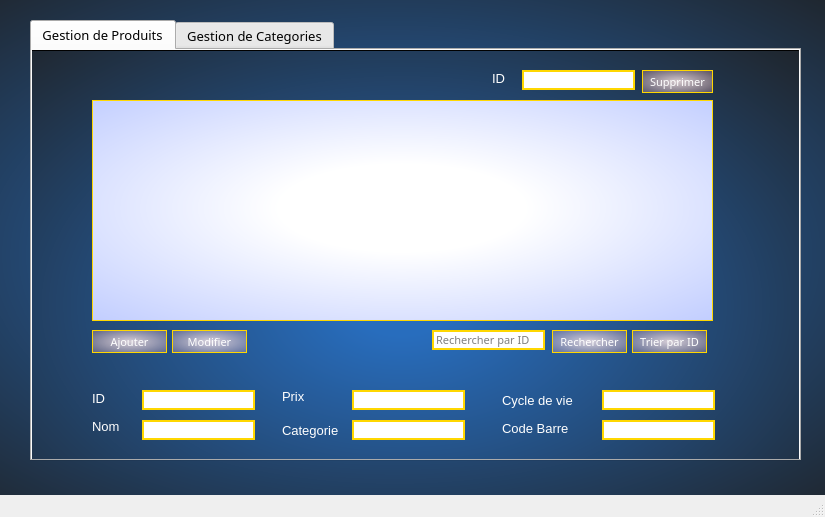
<?xml version="1.0" encoding="UTF-8"?>
<ui version="4.0">
 <class>prodcat</class>
 <widget class="QMainWindow" name="prodcat">
  <property name="geometry">
   <rect>
    <x>0</x>
    <y>0</y>
    <width>825</width>
    <height>517</height>
   </rect>
  </property>
  <property name="windowTitle">
   <string>MainWindow</string>
  </property>
  <widget class="QWidget" name="centralwidget">
   <widget class="QTabWidget" name="tabWidget">
    <property name="enabled">
     <bool>true</bool>
    </property>
    <property name="geometry">
     <rect>
      <x>30</x>
      <y>20</y>
      <width>771</width>
      <height>441</height>
     </rect>
    </property>
    <property name="font">
     <font>
      <family>DecoType Naskh Special</family>
      <pointsize>10</pointsize>
      <weight>50</weight>
      <bold>false</bold>
     </font>
    </property>
    <property name="styleSheet">
     <string notr="true"/>
    </property>
    <property name="currentIndex">
     <number>0</number>
    </property>
    <widget class="QWidget" name="tab">
     <attribute name="title">
      <string>Gestion de Produits</string>
     </attribute>
     <widget class="QLineEdit" name="lineEdit_prix">
      <property name="geometry">
       <rect>
        <x>320</x>
        <y>340</y>
        <width>113</width>
        <height>20</height>
       </rect>
      </property>
      <property name="styleSheet">
       <string notr="true">border:2px solid gold;</string>
      </property>
     </widget>
     <widget class="QLabel" name="label_11">
      <property name="geometry">
       <rect>
        <x>470</x>
        <y>370</y>
        <width>81</width>
        <height>16</height>
       </rect>
      </property>
      <property name="font">
       <font>
        <pointsize>10</pointsize>
       </font>
      </property>
      <property name="styleSheet">
       <string notr="true">color: rgb(255, 255, 255);</string>
      </property>
      <property name="text">
       <string>Code Barre</string>
      </property>
     </widget>
     <widget class="QLabel" name="label_3">
      <property name="geometry">
       <rect>
        <x>250</x>
        <y>340</y>
        <width>47</width>
        <height>13</height>
       </rect>
      </property>
      <property name="font">
       <font>
        <pointsize>10</pointsize>
       </font>
      </property>
      <property name="styleSheet">
       <string notr="true">color: rgb(255, 255, 255);</string>
      </property>
      <property name="text">
       <string>Prix</string>
      </property>
     </widget>
     <widget class="QLineEdit" name="lineEdit_codebarre">
      <property name="geometry">
       <rect>
        <x>570</x>
        <y>370</y>
        <width>113</width>
        <height>20</height>
       </rect>
      </property>
      <property name="styleSheet">
       <string notr="true">border:2px solid gold;</string>
      </property>
     </widget>
     <widget class="QLabel" name="label_4">
      <property name="geometry">
       <rect>
        <x>250</x>
        <y>370</y>
        <width>71</width>
        <height>20</height>
       </rect>
      </property>
      <property name="font">
       <font>
        <pointsize>10</pointsize>
       </font>
      </property>
      <property name="styleSheet">
       <string notr="true">color: rgb(255, 255, 255);</string>
      </property>
      <property name="text">
       <string>Categorie</string>
      </property>
     </widget>
     <widget class="QLabel" name="label">
      <property name="geometry">
       <rect>
        <x>60</x>
        <y>340</y>
        <width>51</width>
        <height>16</height>
       </rect>
      </property>
      <property name="font">
       <font>
        <pointsize>10</pointsize>
       </font>
      </property>
      <property name="styleSheet">
       <string notr="true">color: rgb(255, 255, 255);</string>
      </property>
      <property name="text">
       <string>ID</string>
      </property>
     </widget>
     <widget class="QLabel" name="label_5">
      <property name="geometry">
       <rect>
        <x>470</x>
        <y>340</y>
        <width>91</width>
        <height>21</height>
       </rect>
      </property>
      <property name="font">
       <font>
        <pointsize>10</pointsize>
       </font>
      </property>
      <property name="styleSheet">
       <string notr="true">color: rgb(255, 255, 255);</string>
      </property>
      <property name="text">
       <string>Cycle de vie</string>
      </property>
     </widget>
     <widget class="QPushButton" name="pushButton_ajouter1">
      <property name="geometry">
       <rect>
        <x>60</x>
        <y>280</y>
        <width>75</width>
        <height>23</height>
       </rect>
      </property>
      <property name="font">
       <font>
        <family>Arial Nova</family>
        <pointsize>8</pointsize>
       </font>
      </property>
      <property name="styleSheet">
       <string notr="true">background-color: qradialgradient(spread:pad, cx:0.5, cy:0.5, radius:1.75, fx:0.5, fy:0.5, stop:0 rgba(255, 235, 235, 206), stop:0.35 rgba(255, 188, 188, 80), stop:0.4 rgba(255, 162, 162, 80), stop:0.425 rgba(255, 132, 132, 156), stop:0.44 rgba(252, 128, 128, 80), stop:1 rgba(255, 255, 255, 0));
color: rgb(255, 255, 255);
border:1px solid gold;</string>
      </property>
      <property name="text">
       <string>Ajouter</string>
      </property>
     </widget>
     <widget class="QLineEdit" name="lineEdit_cyclevie">
      <property name="geometry">
       <rect>
        <x>570</x>
        <y>340</y>
        <width>113</width>
        <height>20</height>
       </rect>
      </property>
      <property name="styleSheet">
       <string notr="true">border:2px solid gold;</string>
      </property>
     </widget>
     <widget class="QLineEdit" name="lineEdit_idprod">
      <property name="geometry">
       <rect>
        <x>110</x>
        <y>340</y>
        <width>113</width>
        <height>20</height>
       </rect>
      </property>
      <property name="styleSheet">
       <string notr="true">border:2px solid gold;</string>
      </property>
     </widget>
     <widget class="QLineEdit" name="lineEdit_categorie">
      <property name="geometry">
       <rect>
        <x>320</x>
        <y>370</y>
        <width>113</width>
        <height>20</height>
       </rect>
      </property>
      <property name="styleSheet">
       <string notr="true">border:2px solid gold;</string>
      </property>
     </widget>
     <widget class="QLineEdit" name="lineEdit_nomprod">
      <property name="geometry">
       <rect>
        <x>110</x>
        <y>370</y>
        <width>113</width>
        <height>20</height>
       </rect>
      </property>
      <property name="styleSheet">
       <string notr="true">border:2px solid gold;</string>
      </property>
     </widget>
     <widget class="QLabel" name="label_2">
      <property name="geometry">
       <rect>
        <x>60</x>
        <y>370</y>
        <width>47</width>
        <height>13</height>
       </rect>
      </property>
      <property name="font">
       <font>
        <pointsize>10</pointsize>
       </font>
      </property>
      <property name="styleSheet">
       <string notr="true">color: rgb(255, 255, 255);</string>
      </property>
      <property name="text">
       <string>Nom</string>
      </property>
     </widget>
     <widget class="QLabel" name="label_28">
      <property name="geometry">
       <rect>
        <x>-40</x>
        <y>0</y>
        <width>821</width>
        <height>521</height>
       </rect>
      </property>
      <property name="styleSheet">
       <string notr="true">background-color: qradialgradient(spread:pad, cx:0.499807, cy:0.489, radius:0.75, fx:0.499, fy:0.488909, stop:0.0795455 rgba(40, 109, 189,255), stop:1 rgba(30, 30, 30, 255));
border: 1px solid black;
border-radius: 15px;</string>
      </property>
      <property name="text">
       <string/>
      </property>
      <property name="pixmap">
       <pixmap>../../light-blue-gradient-ui-gradient.jpg</pixmap>
      </property>
     </widget>
     <widget class="QPushButton" name="pushButton_recherche1">
      <property name="geometry">
       <rect>
        <x>520</x>
        <y>280</y>
        <width>75</width>
        <height>23</height>
       </rect>
      </property>
      <property name="font">
       <font>
        <family>HP Simplified Light</family>
        <pointsize>8</pointsize>
       </font>
      </property>
      <property name="styleSheet">
       <string notr="true">background-color: qradialgradient(spread:pad, cx:0.5, cy:0.5, radius:1.75, fx:0.5, fy:0.5, stop:0 rgba(255, 235, 235, 206), stop:0.35 rgba(255, 188, 188, 80), stop:0.4 rgba(255, 162, 162, 80), stop:0.425 rgba(255, 132, 132, 156), stop:0.44 rgba(252, 128, 128, 80), stop:1 rgba(255, 255, 255, 0));
color: rgb(255, 255, 255);
border:1px solid gold;</string>
      </property>
      <property name="text">
       <string>Rechercher</string>
      </property>
     </widget>
     <widget class="QLineEdit" name="lineEdit_rechercheprod">
      <property name="geometry">
       <rect>
        <x>400</x>
        <y>280</y>
        <width>113</width>
        <height>20</height>
       </rect>
      </property>
      <property name="font">
       <font>
        <family>Corbel Light</family>
        <pointsize>8</pointsize>
       </font>
      </property>
      <property name="styleSheet">
       <string notr="true">border:2px solid gold;</string>
      </property>
      <property name="inputMask">
       <string/>
      </property>
      <property name="text">
       <string/>
      </property>
      <property name="frame">
       <bool>true</bool>
      </property>
      <property name="placeholderText">
       <string>Rechercher par ID</string>
      </property>
      <property name="clearButtonEnabled">
       <bool>false</bool>
      </property>
     </widget>
     <widget class="QPushButton" name="pushButton_trier1">
      <property name="geometry">
       <rect>
        <x>600</x>
        <y>280</y>
        <width>75</width>
        <height>23</height>
       </rect>
      </property>
      <property name="font">
       <font>
        <family>HP Simplified Light</family>
        <pointsize>8</pointsize>
       </font>
      </property>
      <property name="styleSheet">
       <string notr="true">background-color: qradialgradient(spread:pad, cx:0.5, cy:0.5, radius:1.75, fx:0.5, fy:0.5, stop:0 rgba(255, 235, 235, 206), stop:0.35 rgba(255, 188, 188, 80), stop:0.4 rgba(255, 162, 162, 80), stop:0.425 rgba(255, 132, 132, 156), stop:0.44 rgba(252, 128, 128, 80), stop:1 rgba(255, 255, 255, 0));
color: rgb(255, 255, 255);
border:1px solid gold;</string>
      </property>
      <property name="text">
       <string>Trier par ID</string>
      </property>
     </widget>
     <widget class="QTableView" name="tabproduit">
      <property name="geometry">
       <rect>
        <x>60</x>
        <y>50</y>
        <width>621</width>
        <height>221</height>
       </rect>
      </property>
      <property name="styleSheet">
       <string notr="true">background-color: qradialgradient(spread:pad, cx:0.499807, cy:0.489, radius:2.5, fx:0.499, fy:0.488909, stop:0.0795455 rgba(255, 255, 255,255), stop:0.6 rgba(100, 130, 255, 255));
border: 1px solid gold;</string>
      </property>
     </widget>
     <widget class="QPushButton" name="pushButton_modifier1">
      <property name="geometry">
       <rect>
        <x>140</x>
        <y>280</y>
        <width>75</width>
        <height>23</height>
       </rect>
      </property>
      <property name="font">
       <font>
        <family>Arial Nova</family>
        <pointsize>8</pointsize>
       </font>
      </property>
      <property name="styleSheet">
       <string notr="true">border:1px solid gold;
background-color: qradialgradient(spread:pad, cx:0.5, cy:0.5, radius:1.75, fx:0.5, fy:0.5, stop:0 rgba(255, 235, 235, 206), stop:0.35 rgba(255, 188, 188, 80), stop:0.4 rgba(255, 162, 162, 80), stop:0.425 rgba(255, 132, 132, 156), stop:0.44 rgba(252, 128, 128, 80), stop:1 rgba(255, 255, 255, 0));
color: rgb(255, 255, 255);</string>
      </property>
      <property name="text">
       <string>Modifier</string>
      </property>
     </widget>
     <widget class="QPushButton" name="pushButton_supp1">
      <property name="geometry">
       <rect>
        <x>610</x>
        <y>20</y>
        <width>71</width>
        <height>23</height>
       </rect>
      </property>
      <property name="font">
       <font>
        <family>Arial Nova</family>
        <pointsize>8</pointsize>
       </font>
      </property>
      <property name="styleSheet">
       <string notr="true">border:1px solid gold;background-color: qradialgradient(spread:pad, cx:0.5, cy:0.5, radius:1.75, fx:0.5, fy:0.5, stop:0 rgba(255, 235, 235, 206), stop:0.35 rgba(255, 188, 188, 80), stop:0.4 rgba(255, 162, 162, 80), stop:0.425 rgba(255, 132, 132, 156), stop:0.44 rgba(252, 128, 128, 80), stop:1 rgba(255, 255, 255, 0));
color: rgb(255, 255, 255);
</string>
      </property>
      <property name="text">
       <string>Supprimer</string>
      </property>
     </widget>
     <widget class="QLineEdit" name="lineEdit_suppnom">
      <property name="geometry">
       <rect>
        <x>490</x>
        <y>20</y>
        <width>113</width>
        <height>20</height>
       </rect>
      </property>
      <property name="styleSheet">
       <string notr="true">border:2px solid gold;</string>
      </property>
     </widget>
     <widget class="QLabel" name="label_6">
      <property name="geometry">
       <rect>
        <x>460</x>
        <y>20</y>
        <width>41</width>
        <height>16</height>
       </rect>
      </property>
      <property name="font">
       <font>
        <pointsize>10</pointsize>
       </font>
      </property>
      <property name="styleSheet">
       <string notr="true">color: rgb(255, 255, 255);</string>
      </property>
      <property name="text">
       <string>ID</string>
      </property>
     </widget>
     <zorder>label_28</zorder>
     <zorder>lineEdit_rechercheprod</zorder>
     <zorder>pushButton_recherche1</zorder>
     <zorder>tabproduit</zorder>
     <zorder>pushButton_trier1</zorder>
     <zorder>lineEdit_prix</zorder>
     <zorder>label_11</zorder>
     <zorder>label_3</zorder>
     <zorder>lineEdit_codebarre</zorder>
     <zorder>label_4</zorder>
     <zorder>label</zorder>
     <zorder>label_5</zorder>
     <zorder>pushButton_ajouter1</zorder>
     <zorder>lineEdit_cyclevie</zorder>
     <zorder>lineEdit_idprod</zorder>
     <zorder>lineEdit_categorie</zorder>
     <zorder>lineEdit_nomprod</zorder>
     <zorder>label_2</zorder>
     <zorder>pushButton_modifier1</zorder>
     <zorder>pushButton_supp1</zorder>
     <zorder>lineEdit_suppnom</zorder>
     <zorder>label_6</zorder>
    </widget>
    <widget class="QWidget" name="tab_2">
     <attribute name="title">
      <string>Gestion de Categories</string>
     </attribute>
     <widget class="QPushButton" name="pushButton_recherche2">
      <property name="geometry">
       <rect>
        <x>540</x>
        <y>280</y>
        <width>75</width>
        <height>23</height>
       </rect>
      </property>
      <property name="font">
       <font>
        <family>HP Simplified Light</family>
        <pointsize>8</pointsize>
       </font>
      </property>
      <property name="styleSheet">
       <string notr="true">background-color: qradialgradient(spread:pad, cx:0.5, cy:0.5, radius:1.75, fx:0.5, fy:0.5, stop:0 rgba(255, 235, 235, 206), stop:0.35 rgba(255, 188, 188, 80), stop:0.4 rgba(255, 162, 162, 80), stop:0.425 rgba(255, 132, 132, 156), stop:0.44 rgba(252, 128, 128, 80), stop:1 rgba(255, 255, 255, 0));
color: rgb(255, 255, 255);
border:1px solid gold;</string>
      </property>
      <property name="text">
       <string>Rechercher</string>
      </property>
     </widget>
     <widget class="QLineEdit" name="lineEdit_recherchecat">
      <property name="geometry">
       <rect>
        <x>420</x>
        <y>280</y>
        <width>113</width>
        <height>20</height>
       </rect>
      </property>
      <property name="font">
       <font>
        <family>Corbel Light</family>
        <pointsize>8</pointsize>
       </font>
      </property>
      <property name="styleSheet">
       <string notr="true">border:2px solid gold;</string>
      </property>
      <property name="inputMask">
       <string/>
      </property>
      <property name="text">
       <string/>
      </property>
      <property name="frame">
       <bool>true</bool>
      </property>
      <property name="placeholderText">
       <string>Rechercher par ID</string>
      </property>
      <property name="clearButtonEnabled">
       <bool>false</bool>
      </property>
     </widget>
     <widget class="QTableView" name="tabcat">
      <property name="geometry">
       <rect>
        <x>70</x>
        <y>50</y>
        <width>621</width>
        <height>221</height>
       </rect>
      </property>
      <property name="styleSheet">
       <string notr="true">background-color: qradialgradient(spread:pad, cx:0.499807, cy:0.489, radius:2.5, fx:0.499, fy:0.488909, stop:0.0795455 rgba(255, 255, 255,255), stop:0.6 rgba(100, 130, 255, 255));
border:1px solid gold;</string>
      </property>
     </widget>
     <widget class="QPushButton" name="pushButton_trier2">
      <property name="geometry">
       <rect>
        <x>620</x>
        <y>280</y>
        <width>75</width>
        <height>23</height>
       </rect>
      </property>
      <property name="font">
       <font>
        <family>HP Simplified Light</family>
        <pointsize>8</pointsize>
       </font>
      </property>
      <property name="styleSheet">
       <string notr="true">background-color: qradialgradient(spread:pad, cx:0.5, cy:0.5, radius:1.75, fx:0.5, fy:0.5, stop:0 rgba(255, 235, 235, 206), stop:0.35 rgba(255, 188, 188, 80), stop:0.4 rgba(255, 162, 162, 80), stop:0.425 rgba(255, 132, 132, 156), stop:0.44 rgba(252, 128, 128, 80), stop:1 rgba(255, 255, 255, 0));
color: rgb(255, 255, 255);
border:1px solid gold;</string>
      </property>
      <property name="text">
       <string>Trier par ID</string>
      </property>
     </widget>
     <widget class="QLineEdit" name="lineEdit_idcat">
      <property name="geometry">
       <rect>
        <x>120</x>
        <y>330</y>
        <width>113</width>
        <height>20</height>
       </rect>
      </property>
      <property name="styleSheet">
       <string notr="true">border:2px solid gold;</string>
      </property>
     </widget>
     <widget class="QLineEdit" name="lineEdit_nomcat">
      <property name="geometry">
       <rect>
        <x>120</x>
        <y>360</y>
        <width>113</width>
        <height>20</height>
       </rect>
      </property>
      <property name="styleSheet">
       <string notr="true">border:2px solid gold;</string>
      </property>
     </widget>
     <widget class="QLabel" name="label_40">
      <property name="geometry">
       <rect>
        <x>70</x>
        <y>330</y>
        <width>21</width>
        <height>20</height>
       </rect>
      </property>
      <property name="font">
       <font>
        <family>Constantia</family>
        <pointsize>10</pointsize>
       </font>
      </property>
      <property name="styleSheet">
       <string notr="true">color: rgb(255, 255, 255);</string>
      </property>
      <property name="text">
       <string>ID</string>
      </property>
     </widget>
     <widget class="QLabel" name="label_41">
      <property name="geometry">
       <rect>
        <x>70</x>
        <y>360</y>
        <width>31</width>
        <height>20</height>
       </rect>
      </property>
      <property name="font">
       <font>
        <family>Constantia</family>
        <pointsize>10</pointsize>
       </font>
      </property>
      <property name="styleSheet">
       <string notr="true">color: rgb(255, 255, 255);</string>
      </property>
      <property name="text">
       <string>Nom</string>
      </property>
     </widget>
     <widget class="QPushButton" name="pushButton_ajouter2">
      <property name="geometry">
       <rect>
        <x>70</x>
        <y>280</y>
        <width>75</width>
        <height>23</height>
       </rect>
      </property>
      <property name="font">
       <font>
        <family>Arial Nova</family>
        <pointsize>8</pointsize>
       </font>
      </property>
      <property name="styleSheet">
       <string notr="true">background-color: qradialgradient(spread:pad, cx:0.5, cy:0.5, radius:1.75, fx:0.5, fy:0.5, stop:0 rgba(255, 235, 235, 206), stop:0.35 rgba(255, 188, 188, 80), stop:0.4 rgba(255, 162, 162, 80), stop:0.425 rgba(255, 132, 132, 156), stop:0.44 rgba(252, 128, 128, 80), stop:1 rgba(255, 255, 255, 0));
color: rgb(255, 255, 255);
border:1px solid gold;</string>
      </property>
      <property name="text">
       <string>Ajouter</string>
      </property>
     </widget>
     <widget class="QPushButton" name="pushButton_modifier2">
      <property name="geometry">
       <rect>
        <x>150</x>
        <y>280</y>
        <width>75</width>
        <height>23</height>
       </rect>
      </property>
      <property name="font">
       <font>
        <family>Arial Nova</family>
        <pointsize>8</pointsize>
       </font>
      </property>
      <property name="styleSheet">
       <string notr="true">background-color: qradialgradient(spread:pad, cx:0.5, cy:0.5, radius:1.75, fx:0.5, fy:0.5, stop:0 rgba(255, 235, 235, 206), stop:0.35 rgba(255, 188, 188, 80), stop:0.4 rgba(255, 162, 162, 80), stop:0.425 rgba(255, 132, 132, 156), stop:0.44 rgba(252, 128, 128, 80), stop:1 rgba(255, 255, 255, 0));
color: rgb(255, 255, 255);
border:1px solid gold;</string>
      </property>
      <property name="text">
       <string>Modifier</string>
      </property>
     </widget>
     <widget class="QPushButton" name="pushButton_supp2">
      <property name="geometry">
       <rect>
        <x>610</x>
        <y>20</y>
        <width>75</width>
        <height>23</height>
       </rect>
      </property>
      <property name="font">
       <font>
        <family>Arial Nova</family>
        <pointsize>8</pointsize>
       </font>
      </property>
      <property name="styleSheet">
       <string notr="true">border:1px solid gold;background-color: qradialgradient(spread:pad, cx:0.5, cy:0.5, radius:1.75, fx:0.5, fy:0.5, stop:0 rgba(255, 235, 235, 206), stop:0.35 rgba(255, 188, 188, 80), stop:0.4 rgba(255, 162, 162, 80), stop:0.425 rgba(255, 132, 132, 156), stop:0.44 rgba(252, 128, 128, 80), stop:1 rgba(255, 255, 255, 0));
color: rgb(255, 255, 255);</string>
      </property>
      <property name="text">
       <string>Supprimer</string>
      </property>
     </widget>
     <widget class="QLabel" name="label_29">
      <property name="geometry">
       <rect>
        <x>-30</x>
        <y>0</y>
        <width>821</width>
        <height>521</height>
       </rect>
      </property>
      <property name="styleSheet">
       <string notr="true">background-color: qradialgradient(spread:pad, cx:0.499807, cy:0.489, radius:0.75, fx:0.499, fy:0.488909, stop:0.0795455 rgba(40, 109, 189,255), stop:1 rgba(30, 30, 30, 255));
border: 1px solid black;
border-radius: 15px;</string>
      </property>
      <property name="text">
       <string/>
      </property>
      <property name="pixmap">
       <pixmap>../../light-blue-gradient-ui-gradient.jpg</pixmap>
      </property>
     </widget>
     <widget class="QLineEdit" name="lineEdit_suppcat">
      <property name="geometry">
       <rect>
        <x>480</x>
        <y>20</y>
        <width>113</width>
        <height>20</height>
       </rect>
      </property>
      <property name="styleSheet">
       <string notr="true">border:2px solid gold;</string>
      </property>
     </widget>
     <widget class="QLabel" name="label_43">
      <property name="geometry">
       <rect>
        <x>450</x>
        <y>20</y>
        <width>21</width>
        <height>20</height>
       </rect>
      </property>
      <property name="font">
       <font>
        <family>Constantia</family>
        <pointsize>10</pointsize>
       </font>
      </property>
      <property name="styleSheet">
       <string notr="true">color: rgb(255, 255, 255);</string>
      </property>
      <property name="text">
       <string>ID</string>
      </property>
     </widget>
     <zorder>label_29</zorder>
     <zorder>pushButton_recherche2</zorder>
     <zorder>lineEdit_recherchecat</zorder>
     <zorder>tabcat</zorder>
     <zorder>pushButton_trier2</zorder>
     <zorder>lineEdit_idcat</zorder>
     <zorder>lineEdit_nomcat</zorder>
     <zorder>label_40</zorder>
     <zorder>label_41</zorder>
     <zorder>pushButton_ajouter2</zorder>
     <zorder>pushButton_modifier2</zorder>
     <zorder>pushButton_supp2</zorder>
     <zorder>lineEdit_suppcat</zorder>
     <zorder>label_43</zorder>
    </widget>
   </widget>
   <widget class="QLabel" name="label_42">
    <property name="geometry">
     <rect>
      <x>10</x>
      <y>-50</y>
      <width>1200</width>
      <height>721</height>
     </rect>
    </property>
    <property name="text">
     <string/>
    </property>
    <property name="pixmap">
     <pixmap>../../gradients-for-photoshop-background-ui-crimson-tide.jpg</pixmap>
    </property>
   </widget>
   <widget class="QLabel" name="label_21">
    <property name="geometry">
     <rect>
      <x>-70</x>
      <y>0</y>
      <width>931</width>
      <height>521</height>
     </rect>
    </property>
    <property name="styleSheet">
     <string notr="true">background-color: qradialgradient(spread:pad, cx:0.499807, cy:0.489, radius:0.75, fx:0.499, fy:0.488909, stop:0.0795455 rgba(40, 109, 189,255), stop:1 rgba(30, 30, 30, 255));
</string>
    </property>
    <property name="text">
     <string>TextLabel</string>
    </property>
   </widget>
   <zorder>label_21</zorder>
   <zorder>label_42</zorder>
   <zorder>tabWidget</zorder>
  </widget>
  <widget class="QMenuBar" name="menubar">
   <property name="geometry">
    <rect>
     <x>0</x>
     <y>0</y>
     <width>825</width>
     <height>21</height>
    </rect>
   </property>
  </widget>
  <widget class="QStatusBar" name="statusbar"/>
 </widget>
 <resources/>
 <connections/>
</ui>
